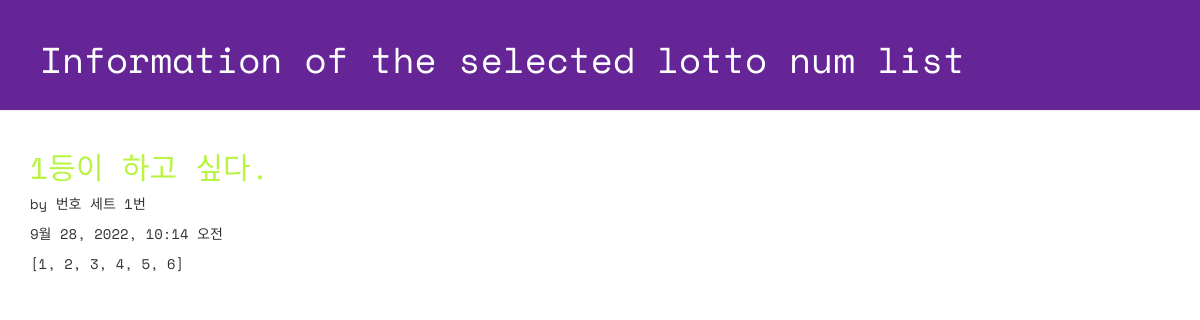
The page /lotto/1/detail on the database its author committed.
### lotto/models.py (models this page shows, shortened)
class GuessNumbers(models.Model):
    name = models.CharField(max_length=24) # 로또 번호 리스트의 이름
    text = models.CharField(max_length=255) # 로또 번호 리스트에 대한 설명
    lottos = models.CharField(max_length=255, default='[1, 2, 3, 4, 5, 6]') # 로또 번호들이 담길 str
    num_lotto = models.IntegerField(default=5) # 6개 번호 set의 갯수
    update_date = models.DateTimeField()

### lotto/views.py (the view)
# urls.py: path('lotto/<int:lottokey>/detail', views.detail, name='detail')
def detail(request, lottokey):
    lotto = GuessNumbers.objects.get(pk = lottokey) # primary key, id로도 사용가능함
    return render(request, "lotto/detail.html", {"lotto": lotto}) # htmal 넘겨주기

### lotto/templates/lotto/detail.html (shortened to what this page needs)
<!DOCTYPE html>
{% load static %}
<html lang="ko">
<head>
  <link rel="stylesheet" href="//maxcdn.bootstrapcdn.com/bootstrap/3.2.0/css/bootstrap.min.css">
  <link rel="stylesheet" href="//maxcdn.bootstrapcdn.com/bootstrap/3.2.0/css/bootstrap-theme.min.css">
  <link rel="stylesheet" href="{% static 'css/lotto.css'%}">
</head>
<body>
  <div class="page-header">
    <h1>Information of the selected lotto num list</h1>
  </div>
  <div class="container lotto">
    <h2>{{ lotto.text }}</h2>
    <p> by {{ lotto.name }}</p>
    <p> {{ lotto.update_date }}</p>
    <p> {{ lotto.lottos | linebreaksbr }}</p>
  </div>
</body>

### lotto/templates/lotto/static/css/lotto.css (style rules this page uses)
.page-header { background-color: #652596; margin-top: 0; padding: 20px 20px 20px 40px; font-family: 'Space Mono', monospace; }
.page-header h1 { color: #FFFFFF; }
.container { font-family: 'Space Mono', monospace; }
.container h2 { color: #b9f442; }

### rows shown on the page
GuessNumbers: text "1등이 하고 싶다.", name "번호 세트 1번", update_date "9월 28, 2022, 10:14 오전", lottos "[1, 2, 3, 4, 5, 6]"
